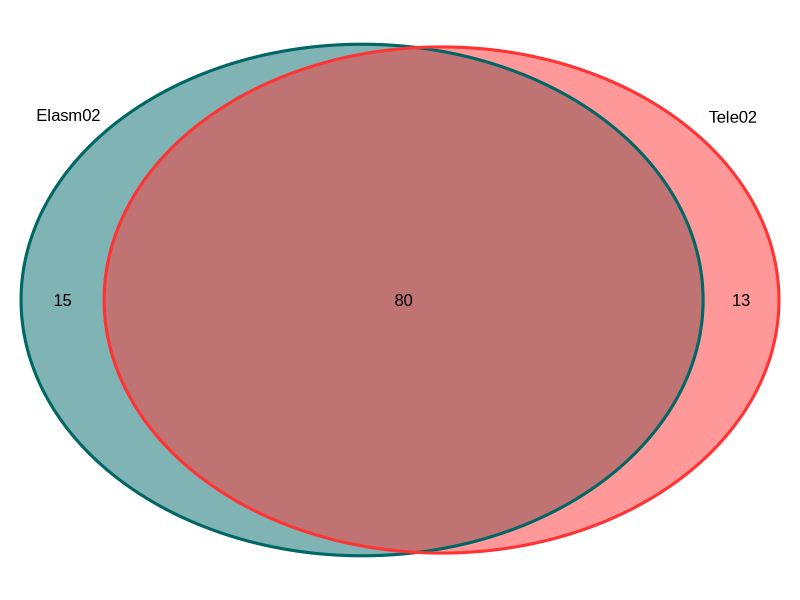
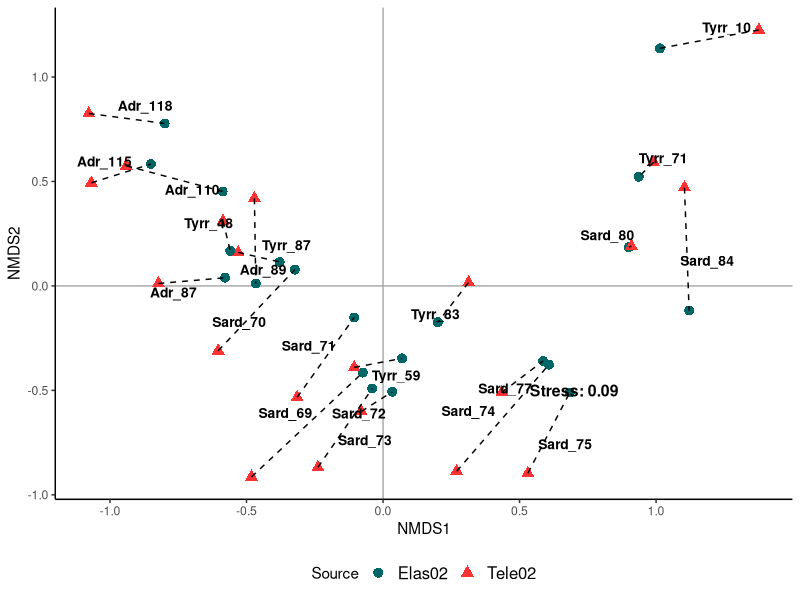

R code for these plots, in order:
### Load libraries 
library("tidyverse")
library("ggplot2")
library("ggpubr")
library("ggrepel")
library("openxlsx")
library("pracma")
library("reshape2")
library("vegan")
library("VennDiagram")

### Load metabarcoding data
##Teleo
Teleo = read.csv("TeleoDataset.csv", stringsAsFactors = FALSE, sep = ",")
Teleo$count <- apply(Teleo[,-c(1:13)], 1, FUN = sum)
Teleo <- Teleo[-which(Teleo$count == 0),-56]
Teleo <- rbind(Teleo[which(Teleo$Class %in% c('Actinopterygii', 'Chondrichthyes')),]) ##Clean dataset for selected taxa
Teleo$count <- apply(Teleo[,14:55], 1, sum)
TeleProp <- Teleo[,14:55] 
for (i in 1:ncol(TeleProp)) {
  TeleProp[which(TeleProp[,i] <= 1),i] <- 0
}
Teleo <- data.frame(Teleo[1:13], TeleProp)
##Elasmo
Elasmo = read.csv("ElasmoDataset.csv", stringsAsFactors = FALSE, sep = ",")
Elasmo$count <- apply(Elasmo[,-c(1:13)], 1, FUN = sum)
Elasmo <- Elasmo[-which(Elasmo$count == 0),-56]
Elasmo <- rbind(Elasmo[which(Elasmo$Class %in% c('Actinopterygii', 'Chondrichthyes')),]) ##Clean dataset for selected taxa
Elasmo$count <- apply(Elasmo[,14:55], 1, sum)
ElasmoProp <- Elasmo[,14:55] 
for (i in 1:ncol(ElasmoProp)) {
  ElasmoProp[which((ElasmoProp[,i] <= 1)), i] <- 0
}
Elasmo <- data.frame(Elasmo[1:13], ElasmoProp)

### Load environmental data 
Coo = read.xlsx("Coordinates_Medits_2022.xlsx", sep = ",")

### Elasmo/Teleo detection
##Teleosts
TeleoTotSp <- Teleo[,c(2,7)]
TeleoTotSp$reads <- apply(Teleo[,-c(1:13)], 1, FUN = sum)
TeleoTotSp$primer <- 'Tele02'
TeleoTotSp$species <- rep(1)
NrSpTeleo <- sum(TeleoTotSp$species)
NrReadsTeleo <- sum(TeleoTotSp$reads)
TeleoTotSp$species <- TeleoTotSp$species/NrSpTeleo
TeleoTotSp$reads <- TeleoTotSp$reads/NrReadsTeleo
TeleoAct_sp <- length(which(TeleoTotSp$Class=='Actinopterygii'))/NrSpTeleo
TeleoCondr_sp <- length(which(TeleoTotSp$Class=='Chondrichthyes'))/NrSpTeleo
TeleoAct_reads <- TeleoTotSp[which(TeleoTotSp$Class=='Actinopterygii'),]
TeleoAct_reads <- sum(TeleoAct_reads$reads)
TeleoCondr_reads <- TeleoTotSp[which(TeleoTotSp$Class=='Chondrichthyes'),]
TeleoCondr_reads <- sum(TeleoCondr_reads$reads)
TeleoCondr_reads_tot <- TeleoCondr_reads * NrReadsTeleo
##Elasmobranchs
ElasmoTotSp <- Elasmo[,c(2,7)]
ElasmoTotSp$reads <- apply(Elasmo[,-c(1:13)], 1, FUN = sum)
ElasmoTotSp$primer <- 'Elasm02'
ElasmoTotSp$species <- rep(1)
NrSpElasmo <- sum(ElasmoTotSp$species)
NrReadsElasmo <- sum(ElasmoTotSp$reads)
ElasmoTotSp$species <- ElasmoTotSp$species/NrSpElasmo
ElasmoTotSp$reads <- ElasmoTotSp$reads/NrReadsElasmo
ElasmoAct_sp <- length(which(ElasmoTotSp$Class=='Actinopterygii'))/NrSpElasmo
ElasmoCondr_sp <- length(which(ElasmoTotSp$Class=='Chondrichthyes'))/NrSpElasmo
ElasmoAct_reads <- ElasmoTotSp[which(ElasmoTotSp$Class=='Actinopterygii'),]
ElasmoAct_reads <- sum(ElasmoAct_reads$reads)
ElasmoCondr_reads <- ElasmoTotSp[which(ElasmoTotSp$Class=='Chondrichthyes'),]
ElasmoCondr_reads <- sum(ElasmoCondr_reads$reads)
ElasmoCondr_reads_tot <- ElasmoCondr_reads * NrReadsElasmo

AllTotSp <- rbind(TeleoTotSp, ElasmoTotSp)
AllTotSp$primer <- as.character(AllTotSp$primer)
AllTotSp$primer <- factor(AllTotSp$primer, levels=c("Tele02", "Elasm02"))

##Proportion test
test_reads <- prop.test(x = c(93965, 17777), n = c(1471036, 1878487), correct = TRUE)
test_species <- prop.test(x = c(12, 20), n = c(14, 58), correct = TRUE)

##BarPlot
SpBarPlot <- ggplot(data=AllTotSp, aes(y=species, x=primer, fill=factor(Class))) + 
  geom_bar(stat="identity") +
  scale_color_manual("black") +
  scale_fill_manual(values=c(alpha("darkgoldenrod1", 0.8), alpha("#339900", 0.8))) +
  theme(axis.text.y = element_text(face = "bold", size = 12),
        axis.text.x = element_text(size = 12, face = "bold"),
        legend.position = "right",
        legend.title=element_text(size = 12)) +
  labs(fill="Class") +
  theme_bw() 
ReadsBarPlot <- ggplot(data=AllTotSp, aes(y=reads, x=primer, fill=factor(Class))) + 
  geom_bar(stat="identity") +
  scale_color_manual("black") +
  scale_fill_manual(values=c(alpha("darkgoldenrod1", 0.8), alpha("#339900", 0.8))) +
  theme(axis.text.y = element_text(face = "bold", size = 12),
        axis.text.x = element_text(size = 12, face = "bold"),
        legend.position = "right",
        legend.title=element_text(size = 12)) +
  labs(fill="Class") +
  theme_bw() 
TotBarPlot = ggarrange(SpBarPlot, ReadsBarPlot,  
                       nrow = 1, ncol = 2, common.legend = TRUE, legend="bottom")


##VennDiagram
ElasmoSpecies <- Elasmo$scientific_name
TeleoSpecies <- Teleo$scientific_name

VennTeleEla <- draw.pairwise.venn(area1 = length(ElasmoSpecies), 
                                  area2 = length(TeleoSpecies), 
                                  cross.area = length(intersect(ElasmoSpecies, TeleoSpecies)), 
                                  category = c("Elasm02", "Tele02"),
                                  col = c("#006666", "#FF3333"), lwd=3, font.face=rep("bold",3),
                                  fill = c("#006666", "#FF3333"), ext.line.lty= "dashed", font.face=rep("bold",3),
                                  fontfamily = rep("Arial", 3), cat.fontfamily = "Arial")
species_onlyElasmo <- setdiff(ElasmoSpecies, TeleoSpecies)
species_onlyTeleo <- setdiff(TeleoSpecies, ElasmoSpecies)
species_ElaTele <- intersect(ElasmoSpecies, TeleoSpecies)

##NMDS
TeleoData <- Teleo[,c(2, 14:55)]
TeleoData <- TeleoData[which(TeleoData$scientific_name %in% species_ElaTele),]
TeleoData <- as.data.frame(t(TeleoData))
colnames(TeleoData) <- TeleoData[1,]
TeleoData <- TeleoData[-1,]
TeleoData$Staz <- rownames(TeleoData)
rownames(TeleoData) <- NULL
TeleoData <- melt(TeleoData, id.vars = "Staz")
TeleoData$value <- as.numeric(TeleoData$value)
colnames(TeleoData) <- c("Staz", "Species", "presence")
TeleoData$REP <- rep(c("EtOH","Si"), (nrow(TeleoData)/2))
Staz = character(length(TeleoData$Staz))
und_pos = numeric(length(TeleoData$Staz))
for(i in 1:length(TeleoData$Staz)){
  und_pos = unlist(gregexpr(pattern = "_", text = TeleoData$Staz[i]))[2]
  Staz[i] =  substr(TeleoData$Staz[i], 1, und_pos-1)
}
TeleoData$Staz = Staz
TeleoData$Source <- "Tele02"
TeleoData$reads <- nthroot(TeleoData$presence, 2)
TeleoData$presence <- 1*(TeleoData$presence>0)

ElasmoData <- Elasmo[,c(2, 14:55)]
ElasmoData <- ElasmoData[which(ElasmoData$scientific_name %in% species_ElaTele),]
ElasmoData <- as.data.frame(t(ElasmoData))
colnames(ElasmoData) <- ElasmoData[1,]
ElasmoData <- ElasmoData[-1,]
ElasmoData$Staz <- rownames(ElasmoData)
rownames(ElasmoData) <- NULL
ElasmoData <- melt(ElasmoData, id.vars = "Staz")
ElasmoData$value <- as.numeric(ElasmoData$value)
colnames(ElasmoData) <- c("Staz", "Species", "presence")
ElasmoData$REP <- rep(c("EtOH","Si"), (nrow(ElasmoData)/2))
Staz = character(length(ElasmoData$Staz))
und_pos = numeric(length(ElasmoData$Staz))
for(i in 1:length(ElasmoData$Staz)){
  und_pos = unlist(gregexpr(pattern = "_", text = ElasmoData$Staz[i]))[2]
  Staz[i] =  substr(ElasmoData$Staz[i], 1, und_pos-1)
}
ElasmoData$Staz = Staz
ElasmoData$Source <- "Elasmo02"
ElasmoData$presence <- as.numeric(ElasmoData$presence)
ElasmoData$reads <- nthroot(ElasmoData$presence, 2)
ElasmoData$presence <- 1*(ElasmoData$presence>0)

ElaTeleData <- rbind(TeleoData, ElasmoData)
ElaTeleData <- dcast(ElaTeleData[,-3], Staz + Source + REP ~ Species, value.var="reads", fun.aggregate = sum)

ElaTeleData <- ElaTeleData[,-3]
ElaTeleData$StSource <- paste0(ElaTeleData$Staz, "_", ElaTeleData$Source)
ElaTeleData <- aggregate(.~  StSource, ElaTeleData[,-c(1,2)], FUN=mean)
ElaTeleData <- melt(ElaTeleData, id.vars = "StSource")
Staz = character(length(ElaTeleData$StSource))
und_pos = numeric(length(ElaTeleData$StSource))
for(i in 1:length(ElaTeleData$StSource)){
  und_pos = unlist(gregexpr(pattern = "_", text = ElaTeleData$StSource[i]))[2]
  Staz[i] =  substr(ElaTeleData$StSource[i], 1, und_pos-1)
}
ElaTeleData$Staz = Staz
ElaTeleData$Source <- rep(c("Elas02","Tele02"), (nrow(ElaTeleData)/2))
ElaTeleData$value <- as.numeric(ElaTeleData$value)

ElaTeleData <- dcast(ElaTeleData[,-c(1,6)], Staz + Source ~ variable, value.var="value", fun.aggregate = sum)

##MRPP
grouping = ElaTeleData[,1]
distmatrix = vegdist(ElaTeleData[,3:ncol(ElaTeleData)], method = "bray")
mrpp_ElaTele = mrpp(dat = distmatrix, grouping = grouping, permutations = 999)

##nMDS calucation and plotting 
NMDS_ElaTele = metaMDS(ElaTeleData[,-c(1,2)], distance="bray", k = 3, trymax = 200, autotransform = F)

NMDSspecies = data.frame(Species=rownames(NMDS_ElaTele$species),
                         x=as.numeric(NMDS_ElaTele$species[,1]),
                         y=as.numeric(NMDS_ElaTele$species[,2]))

NMDSstaz = data.frame(Staz=ElaTeleData$Staz, Source=ElaTeleData$Source,
                      x=as.numeric(NMDS_ElaTele$points[,1]), 
                      y=as.numeric(NMDS_ElaTele$points[,2]))

NMDSstaz$Source = as.character(NMDSstaz$Source)
NMDSstaz_center = aggregate(.~  Staz, NMDSstaz[,c("Staz","x","y")], FUN=mean)

NMDSstazd = merge(NMDSstaz, Coo, by="Staz")
NMDSstazd_labels =  NMDSstazd[,c("x", "y", "Staz")]
NMDSstazd_labels =  aggregate(data = NMDSstazd_labels,
                              .~  Staz, FUN = "mean")
NMDSstazd_labels$type = "label"
NMDSstazd_points = unique(NMDSstazd[,c("Staz", "x", "y")])
NMDSstazd_points$type = "point"
NMDSstazd_lp = rbind(NMDSstazd_labels, NMDSstazd_points)
NMDSstazd_lp = left_join(NMDSstazd_lp, NMDSstazd[,c("Staz", "x", "y","Source")])
NMDSstazd_Teleo = NMDSstazd_lp[which((NMDSstazd_lp$Source =="Tele02")&(NMDSstazd_lp$type == "point")),c("x", "y")]
NMDSstazd_Elasmo = NMDSstazd_lp[which((NMDSstazd_lp$Source =="Elas02")&(NMDSstazd_lp$type == "point")),c("x", "y")]
colnames(NMDSstazd_Elasmo) = c("x1", "y1")
NMDSstazd_seg = cbind(NMDSstazd_Teleo, NMDSstazd_Elasmo)

NMDS_points_ElaTele =  ggplot(data = NMDSstazd_lp, aes(x=x, y=y, fill = Source)) +
  geom_hline(yintercept = 0, color = "darkgrey", size=0.5) + 
  geom_vline(xintercept = 0, color = "darkgrey", size=0.5) + 
  xlab("NMDS1") + ylab("NMDS2") + 
  geom_point(data=NMDSstazd_lp[which(NMDSstazd_lp$type == "point"),],
             aes(x=x,y=y,shape=Source,colour=Source),size=3, inherit.aes = F) + 
  scale_colour_manual(values=c("#006666", "#FF3333")) +
  geom_segment(data = NMDSstazd_seg, linetype = 2,
               aes(x = x, y = y, xend = x1, yend = y1), inherit.aes = F) + 
  geom_text_repel(data = NMDSstazd_lp[which(NMDSstazd_lp$type == "label"),], 
                  aes(x=x, y=y, label=Staz), size = 3.5, force = 10,
                  fontface = "bold", inherit.aes = F, max.overlaps = 20) + 
  theme(legend.position = "bottom") + 
  theme(panel.grid.major = element_blank(), panel.grid.minor = element_blank(),
        panel.background = element_blank(), axis.line = element_line(colour = "black"), legend.text=element_text(size=12)) +
  annotate("text", x = 0.7, y = -0.5, size = 4, fontface = "bold",
           label = paste0("Stress: ",round(NMDS_ElaTele$stress,2)))
NMDS_points_ElaTele
